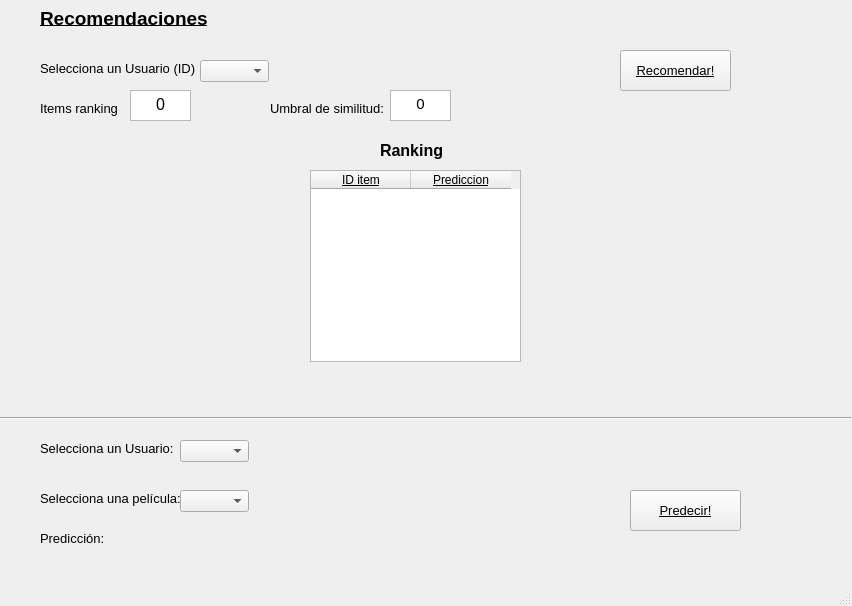
<?xml version="1.0" encoding="UTF-8"?>
<ui version="4.0">
 <class>MainWindow</class>
 <widget class="QMainWindow" name="MainWindow">
  <property name="geometry">
   <rect>
    <x>0</x>
    <y>0</y>
    <width>852</width>
    <height>606</height>
   </rect>
  </property>
  <property name="font">
   <font>
    <underline>true</underline>
   </font>
  </property>
  <property name="windowTitle">
   <string>MainWindow</string>
  </property>
  <widget class="QWidget" name="centralwidget">
   <widget class="QPushButton" name="Recomendar_Button">
    <property name="geometry">
     <rect>
      <x>620</x>
      <y>50</y>
      <width>111</width>
      <height>41</height>
     </rect>
    </property>
    <property name="font">
     <font>
      <pointsize>10</pointsize>
     </font>
    </property>
    <property name="text">
     <string>Recomendar!</string>
    </property>
   </widget>
   <widget class="QPushButton" name="Predecir_Button">
    <property name="geometry">
     <rect>
      <x>630</x>
      <y>490</y>
      <width>111</width>
      <height>41</height>
     </rect>
    </property>
    <property name="font">
     <font>
      <pointsize>10</pointsize>
     </font>
    </property>
    <property name="text">
     <string>Predecir!</string>
    </property>
   </widget>
   <widget class="Line" name="horizontal_line">
    <property name="geometry">
     <rect>
      <x>0</x>
      <y>410</y>
      <width>851</width>
      <height>16</height>
     </rect>
    </property>
    <property name="orientation">
     <enum>Qt::Horizontal</enum>
    </property>
   </widget>
   <widget class="QLabel" name="recomendaciones_label">
    <property name="geometry">
     <rect>
      <x>40</x>
      <y>10</y>
      <width>171</width>
      <height>16</height>
     </rect>
    </property>
    <property name="font">
     <font>
      <pointsize>14</pointsize>
      <weight>75</weight>
      <bold>true</bold>
      <underline>true</underline>
     </font>
    </property>
    <property name="text">
     <string>Recomendaciones</string>
    </property>
   </widget>
   <widget class="QLabel" name="items_ranking_label">
    <property name="geometry">
     <rect>
      <x>40</x>
      <y>100</y>
      <width>171</width>
      <height>16</height>
     </rect>
    </property>
    <property name="font">
     <font>
      <pointsize>10</pointsize>
      <weight>50</weight>
      <bold>false</bold>
      <underline>false</underline>
     </font>
    </property>
    <property name="text">
     <string>Items ranking</string>
    </property>
   </widget>
   <widget class="QLabel" name="selecciona_usuario_label">
    <property name="geometry">
     <rect>
      <x>40</x>
      <y>60</y>
      <width>171</width>
      <height>16</height>
     </rect>
    </property>
    <property name="font">
     <font>
      <pointsize>10</pointsize>
      <weight>50</weight>
      <bold>false</bold>
      <underline>false</underline>
     </font>
    </property>
    <property name="text">
     <string>Selecciona un Usuario (ID)</string>
    </property>
   </widget>
   <widget class="QLabel" name="selecciona_usuario_label_2">
    <property name="geometry">
     <rect>
      <x>40</x>
      <y>440</y>
      <width>171</width>
      <height>16</height>
     </rect>
    </property>
    <property name="font">
     <font>
      <pointsize>10</pointsize>
      <weight>50</weight>
      <bold>false</bold>
      <underline>false</underline>
     </font>
    </property>
    <property name="text">
     <string>Selecciona un Usuario:</string>
    </property>
   </widget>
   <widget class="QLabel" name="selecciona_peli_label">
    <property name="geometry">
     <rect>
      <x>40</x>
      <y>490</y>
      <width>171</width>
      <height>16</height>
     </rect>
    </property>
    <property name="font">
     <font>
      <pointsize>10</pointsize>
      <weight>50</weight>
      <bold>false</bold>
      <underline>false</underline>
     </font>
    </property>
    <property name="text">
     <string>Selecciona una película:</string>
    </property>
   </widget>
   <widget class="QLabel" name="prediccion_label">
    <property name="geometry">
     <rect>
      <x>40</x>
      <y>530</y>
      <width>171</width>
      <height>16</height>
     </rect>
    </property>
    <property name="font">
     <font>
      <pointsize>10</pointsize>
      <weight>50</weight>
      <bold>false</bold>
      <underline>false</underline>
     </font>
    </property>
    <property name="text">
     <string>Predicción:</string>
    </property>
   </widget>
   <widget class="QTextEdit" name="Items_ranking_textEdit">
    <property name="geometry">
     <rect>
      <x>390</x>
      <y>90</y>
      <width>61</width>
      <height>31</height>
     </rect>
    </property>
    <property name="font">
     <font>
      <underline>false</underline>
     </font>
    </property>
    <property name="html">
     <string>&lt;!DOCTYPE HTML PUBLIC &quot;-//W3C//DTD HTML 4.0//EN&quot; &quot;http://www.w3.org/TR/REC-html40/strict.dtd&quot;&gt;
&lt;html&gt;&lt;head&gt;&lt;meta name=&quot;qrichtext&quot; content=&quot;1&quot; /&gt;&lt;style type=&quot;text/css&quot;&gt;
p, li { white-space: pre-wrap; }
&lt;/style&gt;&lt;/head&gt;&lt;body style=&quot; font-family:'MS Shell Dlg 2'; font-size:9.75pt; font-weight:400; font-style:normal;&quot;&gt;
&lt;p align=&quot;center&quot; style=&quot; margin-top:0px; margin-bottom:0px; margin-left:0px; margin-right:0px; -qt-block-indent:0; text-indent:0px;&quot;&gt;&lt;span style=&quot; font-size:11pt;&quot;&gt;0&lt;/span&gt;&lt;/p&gt;&lt;/body&gt;&lt;/html&gt;</string>
    </property>
   </widget>
   <widget class="QLabel" name="umbral_similitud_label">
    <property name="geometry">
     <rect>
      <x>270</x>
      <y>100</y>
      <width>171</width>
      <height>16</height>
     </rect>
    </property>
    <property name="font">
     <font>
      <pointsize>10</pointsize>
      <weight>50</weight>
      <bold>false</bold>
      <underline>false</underline>
     </font>
    </property>
    <property name="text">
     <string>Umbral de similitud:</string>
    </property>
   </widget>
   <widget class="QTextEdit" name="umbral_similitud_textEdit">
    <property name="geometry">
     <rect>
      <x>130</x>
      <y>90</y>
      <width>61</width>
      <height>31</height>
     </rect>
    </property>
    <property name="font">
     <font>
      <underline>false</underline>
     </font>
    </property>
    <property name="html">
     <string>&lt;!DOCTYPE HTML PUBLIC &quot;-//W3C//DTD HTML 4.0//EN&quot; &quot;http://www.w3.org/TR/REC-html40/strict.dtd&quot;&gt;
&lt;html&gt;&lt;head&gt;&lt;meta name=&quot;qrichtext&quot; content=&quot;1&quot; /&gt;&lt;style type=&quot;text/css&quot;&gt;
p, li { white-space: pre-wrap; }
&lt;/style&gt;&lt;/head&gt;&lt;body style=&quot; font-family:'MS Shell Dlg 2'; font-size:9.75pt; font-weight:400; font-style:normal;&quot;&gt;
&lt;p align=&quot;center&quot; style=&quot; margin-top:0px; margin-bottom:0px; margin-left:0px; margin-right:0px; -qt-block-indent:0; text-indent:0px;&quot;&gt;&lt;span style=&quot; font-size:12pt;&quot;&gt;0&lt;/span&gt;&lt;/p&gt;&lt;/body&gt;&lt;/html&gt;</string>
    </property>
   </widget>
   <widget class="QComboBox" name="comboBox_Usuario1">
    <property name="geometry">
     <rect>
      <x>200</x>
      <y>60</y>
      <width>69</width>
      <height>22</height>
     </rect>
    </property>
   </widget>
   <widget class="QComboBox" name="comboBox_Usuario2">
    <property name="geometry">
     <rect>
      <x>180</x>
      <y>440</y>
      <width>69</width>
      <height>22</height>
     </rect>
    </property>
   </widget>
   <widget class="QLabel" name="ranking_label">
    <property name="geometry">
     <rect>
      <x>380</x>
      <y>140</y>
      <width>91</width>
      <height>21</height>
     </rect>
    </property>
    <property name="font">
     <font>
      <pointsize>12</pointsize>
      <weight>75</weight>
      <bold>true</bold>
      <underline>false</underline>
     </font>
    </property>
    <property name="text">
     <string>Ranking</string>
    </property>
   </widget>
   <widget class="QLabel" name="resultado_prediccion">
    <property name="geometry">
     <rect>
      <x>120</x>
      <y>530</y>
      <width>171</width>
      <height>16</height>
     </rect>
    </property>
    <property name="font">
     <font>
      <pointsize>12</pointsize>
      <weight>75</weight>
      <bold>true</bold>
      <underline>false</underline>
     </font>
    </property>
    <property name="text">
     <string/>
    </property>
   </widget>
   <widget class="QComboBox" name="comboBox_Pelicula">
    <property name="geometry">
     <rect>
      <x>180</x>
      <y>490</y>
      <width>69</width>
      <height>22</height>
     </rect>
    </property>
   </widget>
   <widget class="QTableWidget" name="tableWidget">
    <property name="geometry">
     <rect>
      <x>310</x>
      <y>170</y>
      <width>211</width>
      <height>192</height>
     </rect>
    </property>
    <column>
     <property name="text">
      <string>ID item</string>
     </property>
    </column>
    <column>
     <property name="text">
      <string>Prediccion</string>
     </property>
    </column>
   </widget>
  </widget>
  <widget class="QMenuBar" name="menubar">
   <property name="geometry">
    <rect>
     <x>0</x>
     <y>0</y>
     <width>852</width>
     <height>21</height>
    </rect>
   </property>
  </widget>
  <widget class="QStatusBar" name="statusbar"/>
 </widget>
 <resources/>
 <connections/>
</ui>
